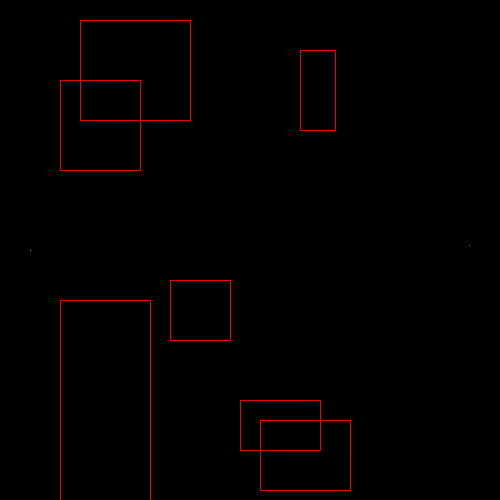
Frame 1 (no input)
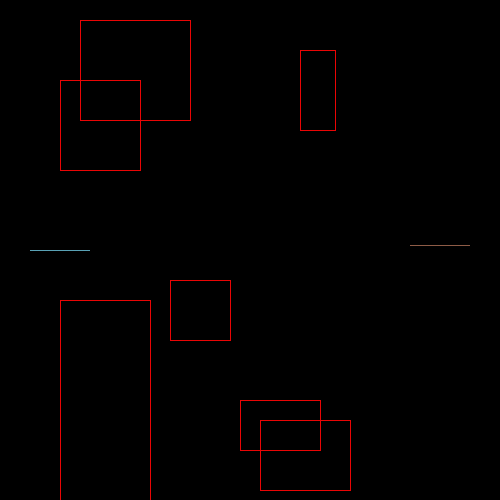
Frame 60 (the mouse pressed at the canvas centre just before this capture)
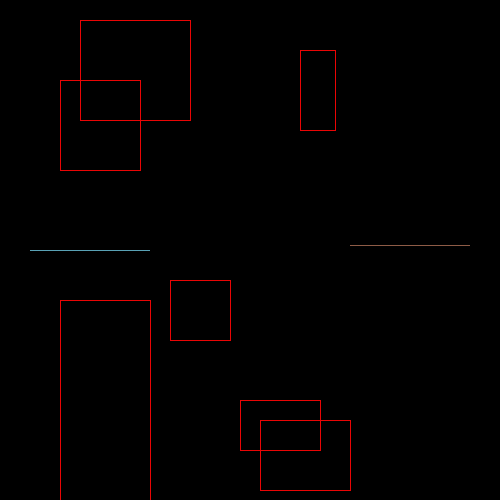
Frame 120 (the mouse held since frame 60 and released just before this capture)

The Processing sketch that drew these frames (run headless with seeded random() and noise(); from frame 60 on, the mouse is pressed at the canvas centre):

// Processing sketch: processing_77716
// ── processing_77716.pde

//Sarah C, CP1 16/17, TRON

int x = 30;
int y = 250;
int dir = RIGHT;
int compx = 469;
int compy = 245;
int compdir = LEFT;
boolean youWin = false;
boolean gameOver = false;
void setup()
{
  size(500, 500);
  background(0);
  textAlign(CENTER);
  textSize(40);
}

void draw()
{
  obstacles();

  if (gameOver == true)
  {
    fill(234, 5, 5, 2);
    rect(0, 0, 500, 500);    
    text("GAME OVER", 250, 250);
  }
  if (youWin == true)
  {
    text("YOU WIN", 250,250);
  }

  if (get(x, y) != color(0, 0, 0)) //it crashed!
  { 
    gameOver = true;
  }
  else if (get(compx,compy) != color(0))
  {
    youWin = true;
  }
  else 
  {
    human();
    computer();
  }
}

void keyPressed() //user input "wasd"
{
  if (key == 'd')
  {
    dir = RIGHT;
  }
  else if (key == 'a')
  {
    dir = LEFT;
  }
  else if (key == 'w')
  {
    dir = UP;
  }
  else if (key == 's')
  {
    dir = DOWN;
  }
}

void mouseClicked() //restart the game
{
  gameOver = false;
  youWin = false;
  background(0);
  x = 30;
  y = 250;
  dir = RIGHT;
  compx = 469;
  compy = 245;
  compdir = LEFT;
}

void human()
{
  //directions
  stroke(126, 228, 255);
  point(x, y);
  if (dir == RIGHT)
  {
    x++;
  }
  else if (dir == LEFT)
  {
    x--;
  }
  else if (dir == DOWN)
  {
    y++;
  }
  else if (dir == UP)
  {
    y--;
  }
}

void obstacles()
{
  stroke(234, 5, 5);
  noFill();
  rect(80, 20, 110, 100);
  rect(60, 80, 80, 90);
  rect(300,50,35,80);
  rect(240, 400, 80, 50);
  rect(260,420,90,70);
  rect(60, 300, 90, 270);
  rect(170,280,60,60);
}

void computer()
{ 
  stroke(200,130,100);
  point(compx, compy);
  if (compdir == LEFT)
  {
    compx--;
    if (get(compx - 1, compy) != color(0))
    {
      compdir = DOWN;
    }
  }
  else if (compdir == RIGHT)
  {
    compx++;
    if (get(compx + 1, compy) != color(0))
    {
      compdir = UP;
    }
  }
  
  else if (compdir == DOWN)
  {
    compy++;
    if (get(compx, compy + 1) != color(0))
    {
      compdir = RIGHT;
    }
  }
  else if (compdir == UP)
  {
    compy--;
    if (get(compx, compy - 1) != color(0))
    {
      compdir = LEFT;
    }
  }
}
